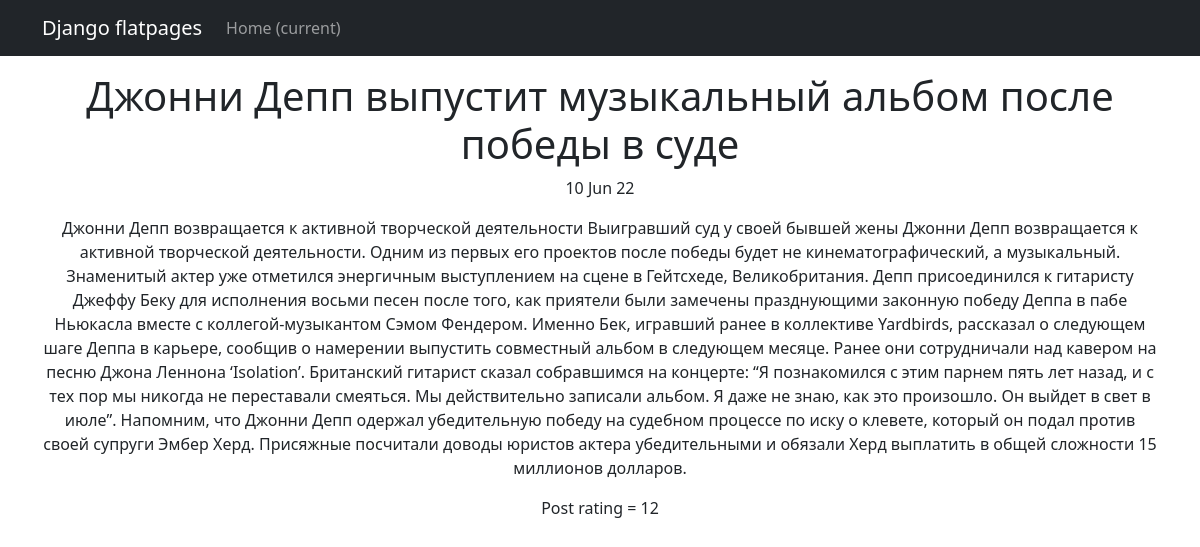
The page /new/fourth on the database its author committed.
### news/models.py (models this page shows, shortened)
class Post(models.Model):
    author = models.ForeignKey(Author, on_delete=models.CASCADE)
    NEWS = 'NW'
    ARTICLE = 'AR'
    CATEGORY_CHOICES = (
        (NEWS, 'Новость'),
        (ARTICLE, 'Статья'),
    )
    categoryType = models.CharField(max_length=2, choices=CATEGORY_CHOICES, default=ARTICLE)
    dateCreation = models.DateTimeField(auto_now_add=True)
    postCategory = models.ManyToManyField(Category, through='PostCategory')
    title = models.CharField(max_length=128, unique=True)
    text = models.TextField()
    rating = models.SmallIntegerField(default=0)
    slug = models.SlugField(max_length=128, unique=True)

### news/views.py (the view)
# urls.py: path('new/<str:slug>', post, name='post'),
def post(request, slug):
    new = Post.objects.get(slug__iexact=slug)
    return render(request, 'post.html', context={'new': new})

### news/templates/news/post.html
{% extends 'post_list.html' %}
{% block content %}
<p><h1>{{ new.title }}</h1>{{ new.dateCreation|date:'d M y'}}</p>
<p>{{ new.text }}</p>
<p>{{' Post rating = '}}{{ new.rating }}</p>
{% endblock content %}

### rows shown on the page
Post: title "Джонни Депп выпустит музыкальный альбом после победы в суде", dateCreation "10 Jun 22", text "Джонни Депп возвращается к активной творческой деятельности Выигравший суд у своей бывшей жены Джонни Депп возвращается к активной творческой деятельности. Одним из первых его проектов после победы будет не кинематографический, а музыкальный. Знаменитый актер уже отметился энергичным выступлением на сцене в Гейтсхеде, Великобритания. Депп присоединился к гитаристу Джеффу Беку для исполнения восьми песен после того, как приятели были замечены празднующими законную победу Деппа в пабе Ньюкасла вместе с коллегой-музыкантом Сэмом Фендером. Именно Бек, игравший ранее в коллективе Yardbirds, рассказал о следующем шаге Деппа в карьере, сообщив о намерении выпустить совместный альбом в следующем…", rating "12"

### other values the page prints
{{ ' Post rating = ' }} "Post rating ="
